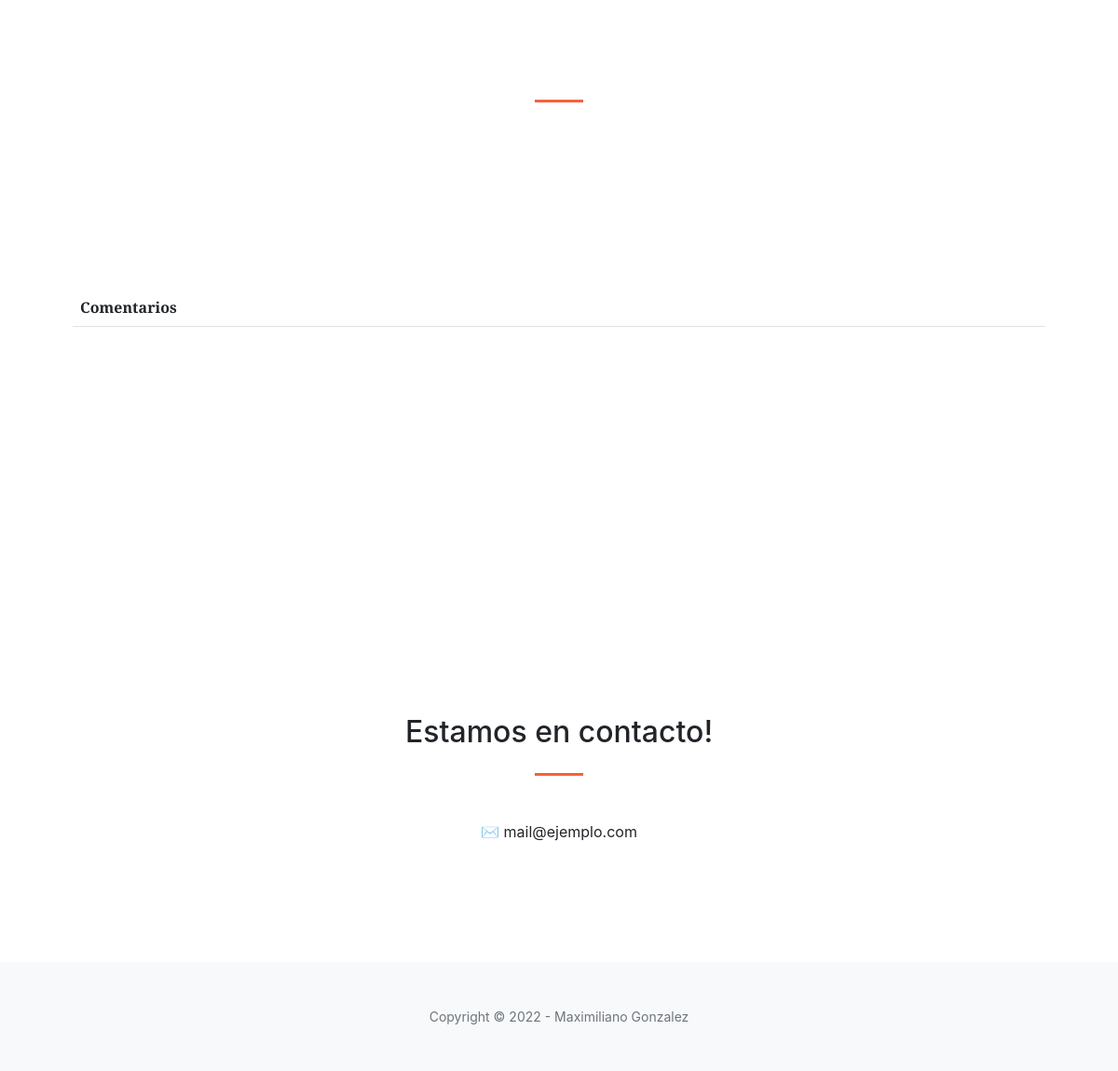
/comentarios/ (lower part), run on an earlier commit of the app's database.
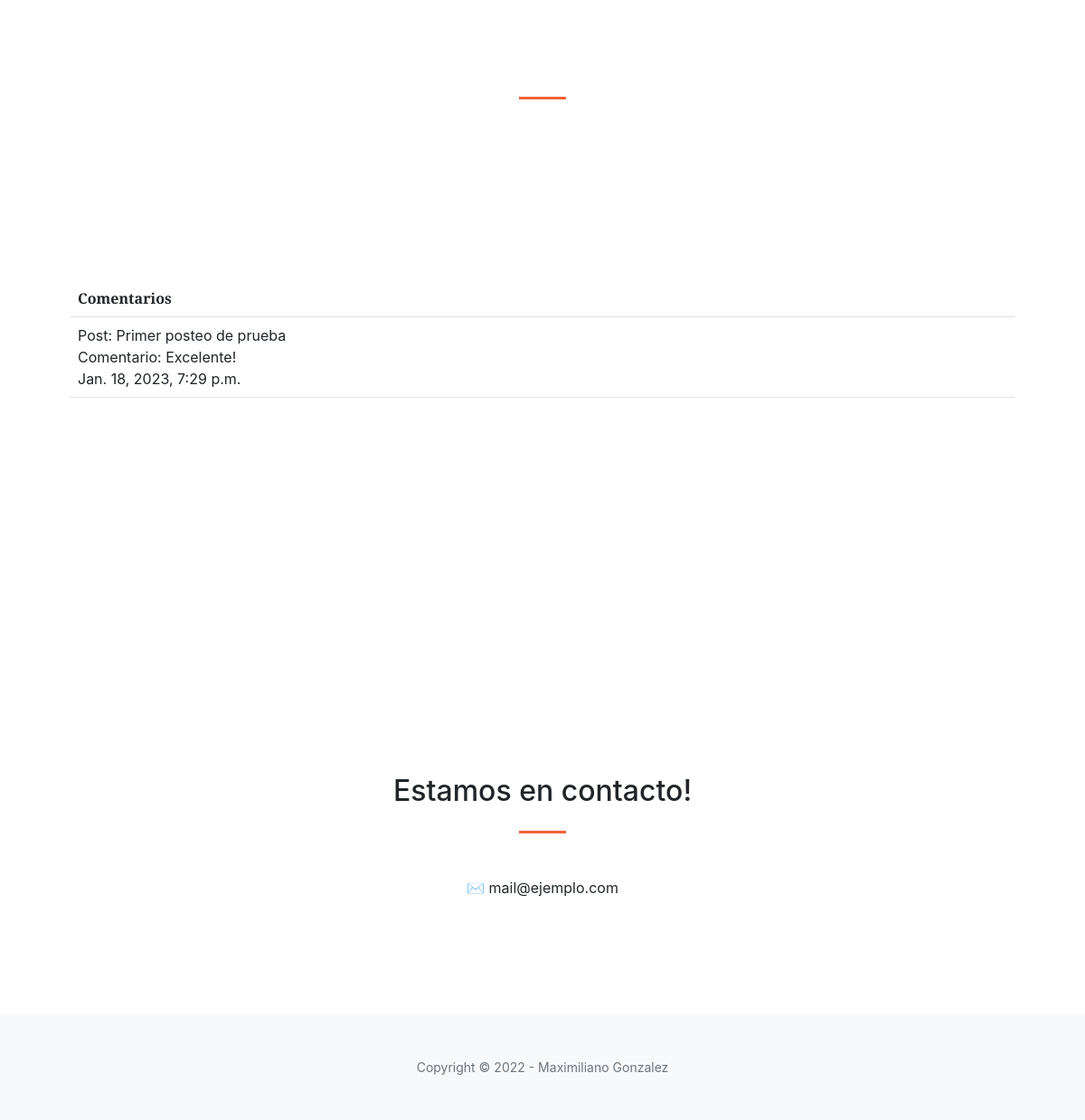
And on a later commit of the database.
### blog_app/models.py (models this page shows)
class Comentario(models.Model):
    texto = models.CharField(max_length=256)
    fecha_publicacion = models.DateTimeField(default=timezone.now)
    post = models.ForeignKey(Post, on_delete=models.CASCADE, default='1')

class Post(models.Model):
    titulo = models.CharField(max_length=64)
    contenido = models.TextField()
    fecha_publicacion = models.DateTimeField(default=timezone.now)
    usuario = models.ForeignKey(Usuario, on_delete=models.CASCADE, default='1')
    def __str__(self):
        return f"{self.titulo}"

### blog_app/views.py (the view)
# urls.py: path("comentarios/", comentarios, name="comentarios"),
def comentarios(request):
    contexto = {'comentarios' : Comentario.objects.all()}
    return render(
        request=request,
        template_name='blog_app/comentarios.html',
        context=contexto,
    )

### blog_app/templates/blog_app/comentarios.html (shortened to what this page needs)
{% extends "blog_app/base.html" %}
{% block posteos %}
<section class="page-section" id="comentarios">
    <table class="table">
        <body>
            <tr>
                <th>Comentarios</th>
            </tr>
                {% for comentario in comentarios %}
                <tr>
                    <td>Post: {{comentario.post}} <br>
                        Comentario: {{comentario.texto}} <br>
                        {{comentario.fecha_publicacion}}
                    </td>
                </tr>
                {% endfor %}
        </body>
    </table>
</section>
{% endblock posteos %}

What changed in the data, as far as the page shows it:
added Comentario: post "Primer posteo de prueba", texto "Excelente!", fecha_publicacion "Jan. 18, 2023, 7:29 p.m."
